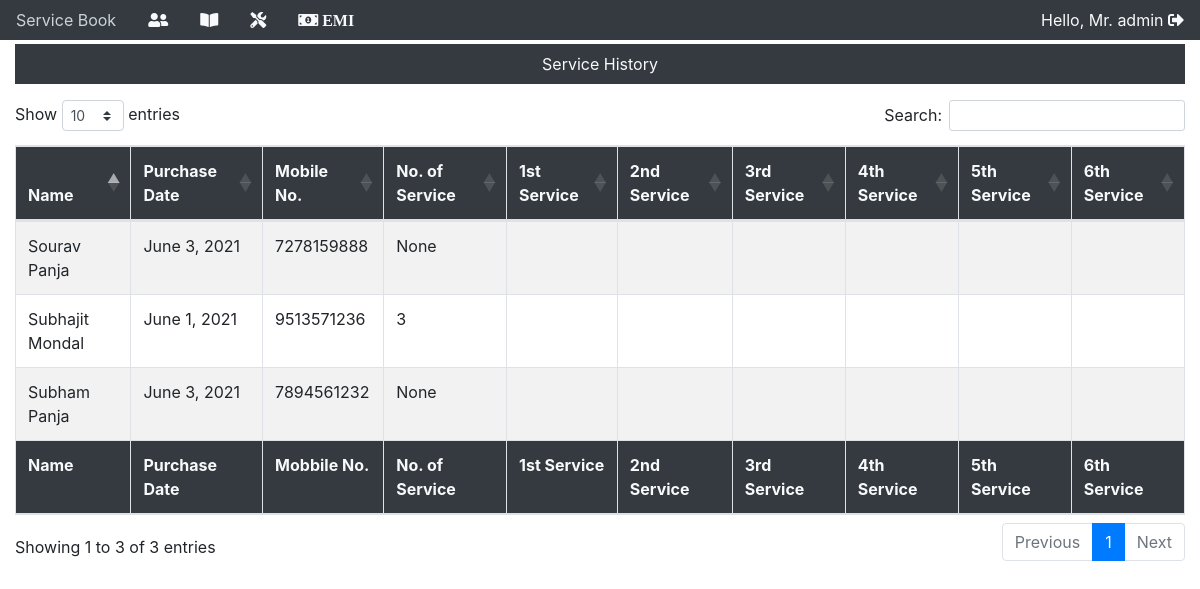
The app's page /service (signed in), older data.
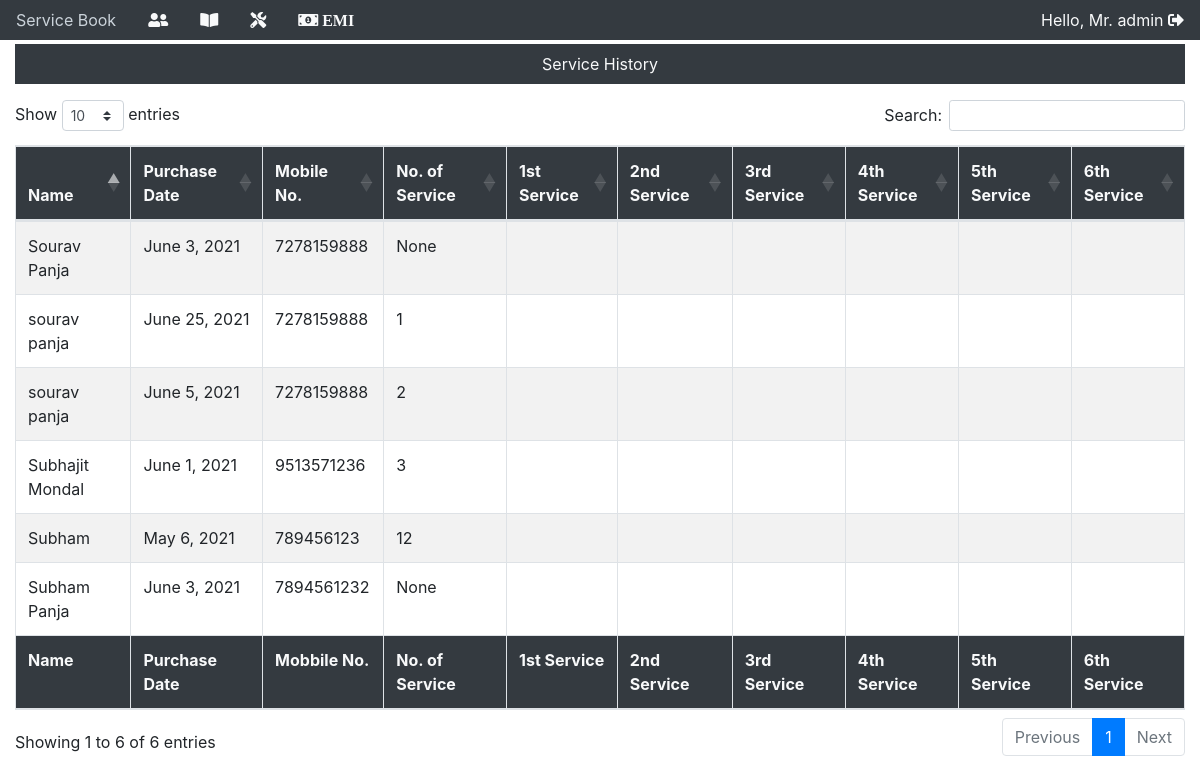
The same page, newer data.
### app/models.py (models this page shows, shortened)
class customerDetails(models.Model):
    custimerId = models.AutoField(primary_key=True)
    name = models.CharField(max_length=100)
    address = models.CharField(max_length=100)
    phoneNo = models.CharField(max_length=100)
    email = models.EmailField()
    service = models.CharField(max_length=10, null=True, blank=True)
    emi = models.CharField(max_length=10, null=True, blank=True)
    modelNameOne = models.CharField(max_length=100)
    quantityOne = models.CharField(max_length=2, null=True)
    modelNoOne = models.CharField(max_length=100)
    modelNameTwo = models.CharField(max_length=100, blank=True)
    quantityTwo = models.CharField(max_length=2, null=True, blank=True)
    modelNoTwo = models.CharField(max_length=100, blank=True)
    purchaseDate = models.DateField(auto_now=False, auto_now_add=False)
    totalAmount = models.DecimalField(max_digits=10, decimal_places=2)
    advanceAmount = models.DecimalField(max_digits=10, decimal_places=2)
    dueAmount = models.DecimalField(max_digits=10, decimal_places=2, null=True)

### app/views.py (the view)
# urls.py: path('service', views.service, name="service"),
@login_required(login_url="/login")
def service(request):
    dtt = customerDetails.objects.all()
    return render(request, "service.html",{"dtt":dtt})

### templates/service.html (shortened to what this page needs)
{% include "base.html" %}
{% block content %}
<div class="container-fluid">
    <div class="bg-dark mt-1">
        <p class="nav-link text-light text-center">Service History</p>
    </div>
    <table id="example" class="table table-striped table-bordered" style="width:100%">
        <thead class="bg-dark text-light">
            <tr>
                <th>Name</th>
                <th>Purchase Date</th>
                <th>Mobile No.</th>
                <th>No. of Service</th>
                <th>1st Service</th>
                <th>2nd Service</th>
                <th>3rd Service</th>
                <th>4th Service</th>
                <th>5th Service</th>
                <th>6th Service</th>
            </tr>
        </thead>
        <tbody>
            {% for dt in dtt %}
            <tr>
                <td>{{dt.name}}</td>
                <td>{{dt.purchaseDate}}</td>
                <td>{{dt.phoneNo}}</td>
                <td>{{dt.service}}</td>
                <td></td>
                <td></td>
                <td></td>
                <td></td>
                <td></td>
                <td></td>
            </tr>
            {% endfor %}
        </tbody>
        <tfoot class="bg-dark text-light">
            <tr>
                <th>Name</th>
                <th>Purchase Date</th>
                <th>Mobbile No.</th>
                <th>No. of Service</th>
                <th>1st Service</th>
                <th>2nd Service</th>
                <th>3rd Service</th>
                <th>4th Service</th>
                <th>5th Service</th>
                <th>6th Service</th>
            </tr>
        </tfoot>
    </table>
</div>
{% endblock content %}

Row changes from the older to the newer data that the page shows:
added customerDetails: name "Subham", purchaseDate "May 6, 2021", phoneNo "789456123", service "12"
added customerDetails: name "sourav panja", purchaseDate "June 25, 2021", phoneNo "7278159888", service "1"
added customerDetails: name "sourav panja", purchaseDate "June 5, 2021", phoneNo "7278159888", service "2"
Text that changed along with them:
text written by a page script: "Show entries Search: Showing 1 to 3 of 3 entries Previous 1 Next" → "Show entries Search: Showing 1 to 6 of 6 entries Previous 1 Next"
